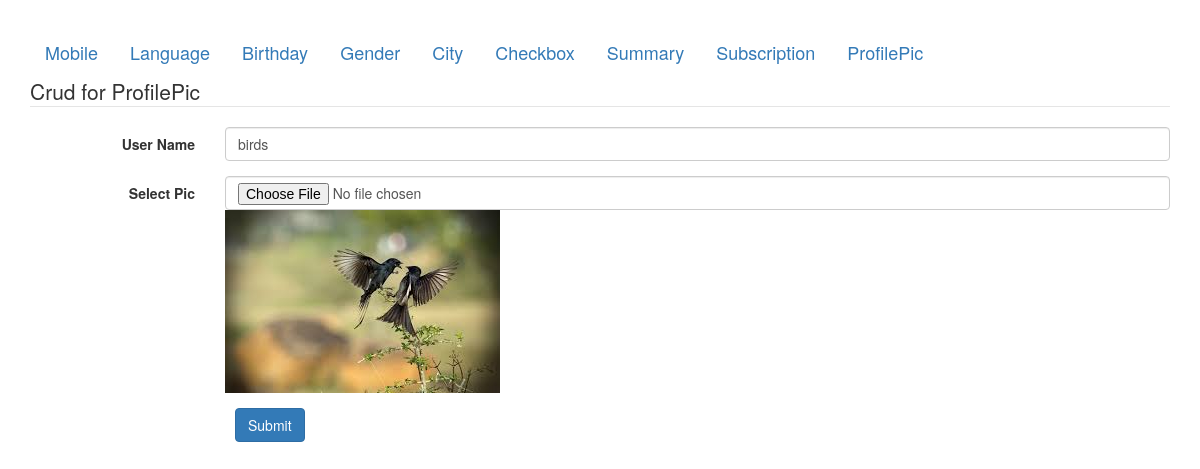
The page /views/ALL_CRUD/ProfilePic/edit.php?id=19 on the database its author committed.
### tables this page shows
CREATE TABLE `profiles` (
  `id` int(11) NOT NULL,
  `title` varchar(255) NOT NULL,
  `profile_pic` varchar(255) NOT NULL,
  `created_at` datetime NOT NULL,
  `updated_at` datetime DEFAULT NULL,
  `deleted_at` datetime DEFAULT NULL
);

### src/ALL_CRUD/ProfilePic/ProfilePic.php (called while the page is built, shortened)
<?php
class ProfilePic {
    public $db='';
    public function __construct() {
        $this->db=  mysqli_connect("localhost","root","fazil142","atomicproject");
    }
    public function view($data=''){
        $this->id=$data['id'];
        $query="select * from profiles where id=".$this->id;
        $result=  mysqli_query($this->db, $query);
        $row=  mysqli_fetch_assoc($result);
        return $row;
    }
}

### views/ALL_CRUD/ProfilePic/edit.php (the view, shortened to what this page needs)
<?php
    $profile=new ProfilePic();
    $val=$profile->view($_GET);
?>
<!DOCTYPE html>
<html>
    <head>
        <link rel="stylesheet" type="text/css" href="../../../css/bootstrap.min.css">
        <link rel="stylesheet" type="text/css" href="../../../css/style.css">
    </head>
    <body>
        <div>
            <ul class="nav nav-pills ">
  <li role="presentation"><a href="../../../views/ALL_CRUD/Mobile/index.php">Mobile</a></li>
  <li role="presentation"><a href="../../../views/ALL_CRUD/Language/index.php">Language</a></li>
  <li role="presentation"><a href="../../../views/ALL_CRUD/Birthday/index.php">Birthday</a></li>
  <li role="presentation"><a href="../../../views/ALL_CRUD/Gender/index.php">Gender</a></li>
  <li role="presentation"><a href="../../../views/ALL_CRUD/City/index.php">City</a></li>
  <li role="presentation"><a href="../../../views/ALL_CRUD/Checkbox/index.php">Checkbox</a></li>
  <li role="presentation"><a href="../../../views/ALL_CRUD/Summary/index.php">Summary</a></li>
  <li role="presentation"><a href="../../../views/ALL_CRUD/Subscription/index.php">Subscription</a></li>
  <li role="presentation"><a href="index.php">ProfilePic</a></li>
</ul>
        </div>
        <div>
            <fieldset class="form-group">
            <legend>Crud for ProfilePic</legend>
            <form class="form-horizontal" action="update.php" method="post" enctype="multipart/form-data">
                <div class="form-group">
                    <label for="name" class="col-sm-2 control-label">User Name</label>
                    <div class="col-sm-10">
                <input type="text" name="title" id="name" class="form-control"
                       value="<?php echo $val['title'];?>"
                       >
                    </div>
                    </div>
                <div class="form-group">
                    <label for="pic" class="col-sm-2 control-label">Select Pic</label>
                    <div class="col-sm-10">
                        <input type="file" name="profile_pic" id="pic" class="form-control"
                               value="<?php echo $val['title'];?>">
                        <img src="<?php echo"../../../images/".$val['profile_pic'];?>"/>
                    </div>
                    </div>
                <div class="col-sm-offset-2 col-sm-10">
                        <input type="submit" value="Submit" class="btn btn-primary">
                </div>
            </form>
        </fieldset>
        </div>
    </body>
</html>

### css/style.css (style rules this page uses)
body { margin:30px; }
div ul li a { font-size: 18px }

### rows shown on the page
profiles: title "birds", profile_pic (picture)
